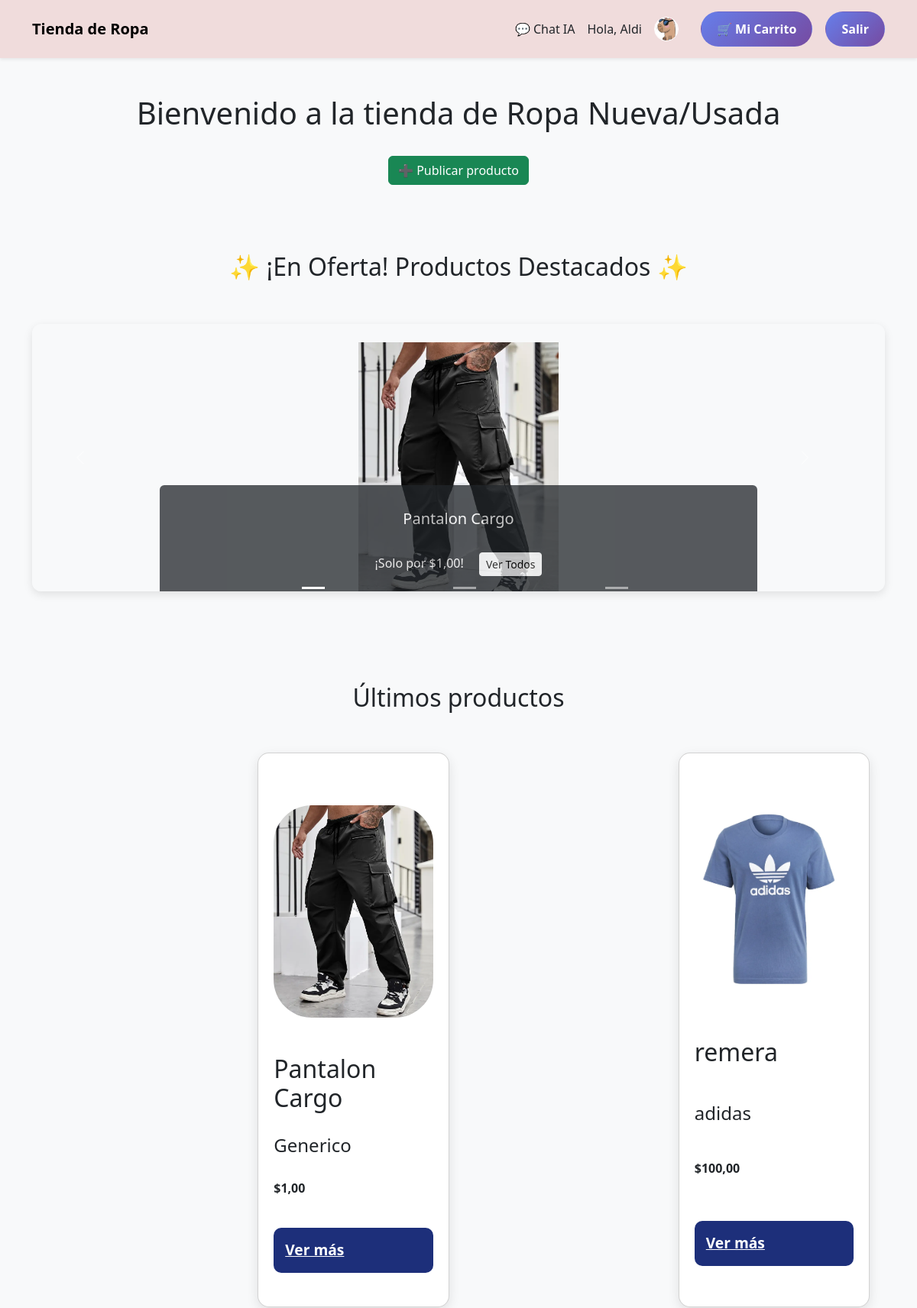
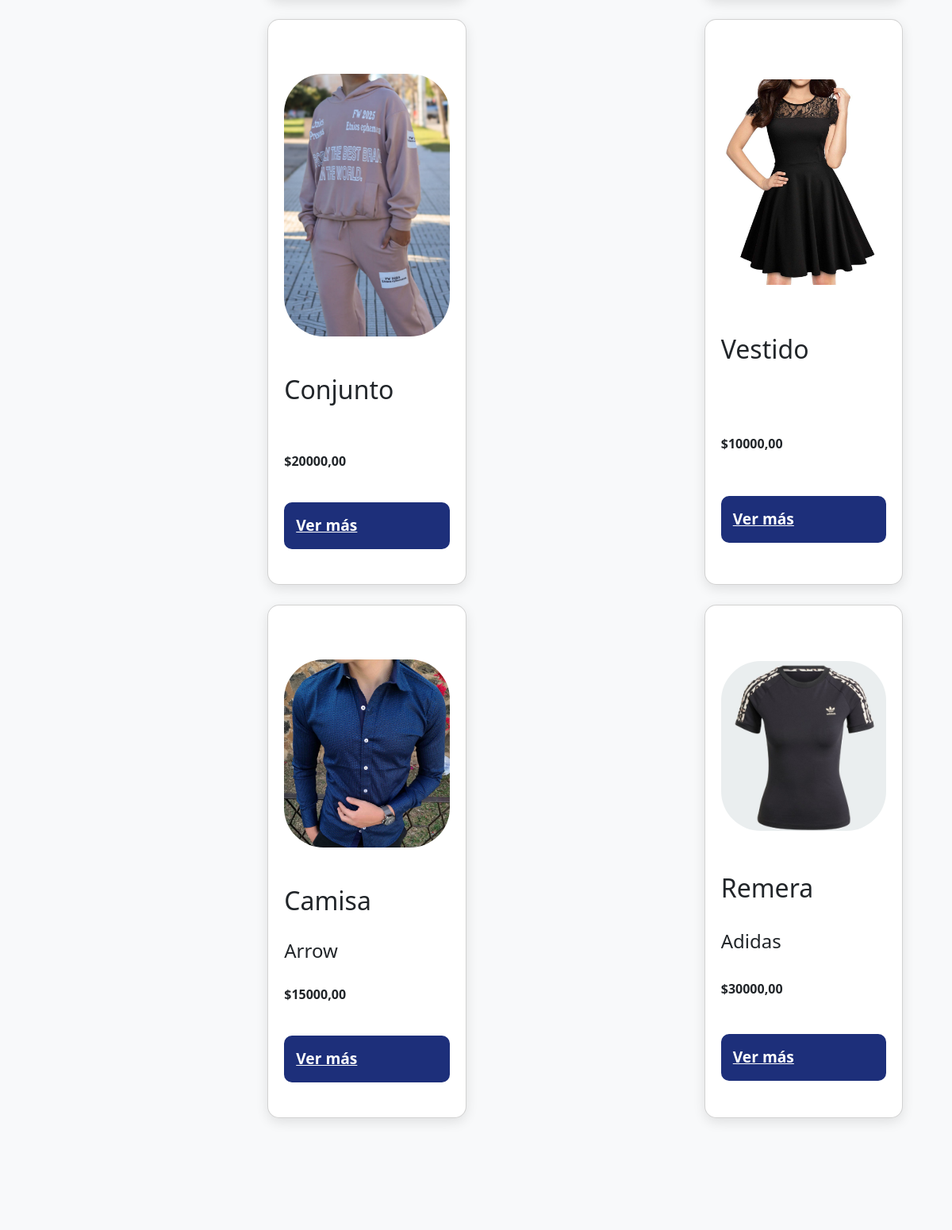
The page / (signed in, upper part) on the database its author committed (2 pictures, top to bottom).
### perfil/models.py (models this page shows, shortened)
class Profile(models.Model):
    user = models.OneToOneField(User, on_delete=models.CASCADE)
    bio = models.TextField(blank=True)
    website = models.URLField(blank=True, null=True)
    avatar = models.ImageField(
        default='profile_pics/default.png', # Ruta a tu imagen por defecto
        upload_to='profile_pics',           # Cambiado a 'profile_pics' (más común)
        blank=True,
        null=True
    )
    display_name = models.CharField(max_length=50, blank=True, null=True)

### productos/models.py (models this page shows, shortened)
class Product(models.Model):
    seller = models.ForeignKey(settings.AUTH_USER_MODEL, on_delete=models.CASCADE, related_name="products")
    title = models.CharField(max_length=200)
    description = models.TextField(blank=True)
    nuevo = models.BooleanField(default=True)
    marca = models.CharField(max_length=100, blank=True, default="Generico")
    price = models.DecimalField(max_digits=12, decimal_places=2)
    created_at = models.DateTimeField(auto_now_add=True)
    active = models.BooleanField(default=True)
    stock = models.PositiveIntegerField(default=1)  # nuevo campo
    image = models.ImageField(upload_to="product_images/", blank=True, null=True)  # opcional
    updated_at = models.DateTimeField(auto_now=True)  # fecha de última modificación

### core/views.py (the view)
# urls.py: path("", home, name="home"),
def home(request):
    products = Product.objects.filter(active=True).order_by("-created_at")[:6]  # últimos 6
    return render(request, "home.html", {"products": products})

### templates/home.html (shortened to what this page needs)
{% extends "base.html" %}
{% load socialaccount %}
{% block content %}
<div class="home-container text-center">     <h1 class="home-title">Bienvenido a la tienda de Ropa Nueva/Usada</h1>
    {% if not user.is_authenticated %}
        <p>Iniciá sesión para comprar, vender o intercambiar productos</p>
        <div class="social-login d-flex justify-content-center">
            <a href="{% provider_login_url 'google' %}" role="button" class="btn-social google me-2">
                <i class="fab fa-google"></i>
            </a>
            <a href="{% provider_login_url 'github' %}" role="button" class="btn-social github">
                <i class="fab fa-github"></i>
            </a>
        </div>
    {% else %}
        {% if user.is_authenticated %}
        <p><a href="{% url 'productos:product-create' %}" class="btn btn-success">➕ Publicar producto</a></p>
        {% endif %}
        <div class="mb-5 mt-4">
                    <h2 class="section-title">✨ ¡En Oferta! Productos Destacados ✨</h2>
            <div id="productCarousel" class="carousel slide" data-bs-ride="carousel">
                <div class="carousel-indicators">
                    {% for product in products|slice:":3" %}
                    <button type="button"
                            data-bs-target="#productCarousel"
                            data-bs-slide-to="{{ forloop.counter0 }}"
                            class="{% if forloop.first %}active{% endif %}"
                            aria-label="Slide {{ forloop.counter }}">
                    </button>
                    {% endfor %}
                </div>
                <div class="carousel-inner" style="border-radius: 12px; box-shadow: 0 4px 12px rgba(0, 0, 0, 0.1);">
                    {% for product in products|slice:":3" %}
                    <div class="carousel-item {% if forloop.first %}active{% endif %}" style="min-height: 350px;">
                        {% if product.image %}
                            <img src="{{ product.image.url }}"
                              class="d-block w-100"
                              style="max-height: 350px; object-fit: contain; background-color: #f8f9fa;"
                             alt="{{ product.title }}">
                        {% else %}
                            <div class="d-block w-100 bg-secondary text-white text-center d-flex align-items-center justify-content-center" style="height: 350px; border-radius: 12px 12px 0 0;">
                                <h3>Producto Sin Imagen</h3>
                            </div>
                        {% endif %}
                        <div class="carousel-caption d-none d-md-block bg-dark opacity-75 p-2 rounded">
                            <h5>{{ product.title }}</h5>
                            <p>¡Solo por ${{ product.price }}! <a href="{% url 'productos:product-list' %}" class="btn btn-sm btn-light ms-3">Ver Todos</a></p>
                        </div>
                    </div>
                    {% endfor %}
                </div>
                <button class="carousel-control-prev" type="button" data-bs-target="#productCarousel" data-bs-slide="prev">
                    <span class="carousel-control-prev-icon" aria-hidden="true"></span>
                </button>
                <button class="carousel-control-next" type="button" data-bs-target="#productCarousel" data-bs-slide="next">
                    <span class="carousel-control-next-icon" aria-hidden="true"></span>
                </button>
            </div>
        </div>
        <h2 class="section-title">Últimos productos</h2>
        <div class="card-grid">
            {% for product in products %}
            <div class="card">
                <div class="card-image">
                    {% if product.image %}
                        <img src="{{ product.image.url }}" alt="{{ product.title }}" class="product-image">
                    {% else %}
                        <div class="no-image"></div>
                    {% endif %}
                </div>
                <h2>{{ product.title }}</h2>
                <h4>{{ product.marca }}</h4>
                <p><strong>${{ product.price }}</strong></p>
                <a href="{% url 'productos:product-list' %}" class="btn-primary">Ver más</a>
            </div>
            {% empty %}
                <p>No hay productos publicados todavía.</p>
            {% endfor %}
        </div>
    {% endif %}
    </div>
{% endblock %}

### templates/base.html (shortened to what this page needs)
{% load static %}
<!doctype html>
<html lang="es">
<head>
    <link href="https://cdn.jsdelivr.net/npm/bootstrap@5.3.8/dist/css/bootstrap.min.css" rel="stylesheet">
    <link rel="stylesheet" href="https://cdnjs.cloudflare.com/ajax/libs/font-awesome/6.5.0/css/all.min.css">
    <link rel="stylesheet" href="{% static 'core/style.css' %}">
</head>
<body class="bg-light">
  <nav id="main-navbar" class="navbar navbar-expand-lg navbar-light shadow-sm">
        <div class="container">
            <a class="navbar-brand fw-bold" href="{% url 'home' %}">Tienda de Ropa</a>
            <div class="collapse navbar-collapse justify-content-end" id="navbarNav">
                <ul class="navbar-nav align-items-center">
                    <li class="nav-item me-2">
                        <a href="{% url 'chat_ai:ai-chat' %}" class="nav-link text-dark">
                            💬 Chat IA
                        </a>
                    </li>
                    {% if user.is_authenticated %}
                        <li class="nav-item me-3 text-dark">
                            Hola,
                            {% if user.profile.display_name %}
                                {{ user.profile.display_name }}
                            {% else %}
                                {{ user.username }}
                            {% endif %}
                        </li>
                        <li class="nav-item me-3">
                            <a href="{% url 'perfil:profile-update' %}" class="nav-link p-0">
                                <img src="
                                    {% if user.profile.avatar and user.profile.avatar.name %}
                                        {{ user.profile.avatar.url }}
                                    {% else %}
                                        {% get_media_prefix %}profile_pics/default.png
                                    {% endif %}
                                    "
                                    alt="Avatar"
                                    class="rounded-circle border border-1 border-white"
                                    width="32" height="32"
                                    style="object-fit: cover;">
                            </a>
                        </li>
                        <li class="btn text-white">
                            <a href="{% url 'productos:view_cart' %}" class="btn btn-logout">🛒 Mi Carrito</a>
                        </li>
                        <li class="nav-item">
                            <a href="{% url 'account_logout' %}" class="btn btn-logout">Salir</a>
                        </li>
                    {% else %}
                        <li class="nav-item">
                            <a href="{% url 'account_login' %}" class="btn btn-logout">Entrar</a>
                        </li>
                    {% endif %}
                </ul>
            </div>
        </div>
    </nav>
    <main class="container my-4">
        {% block content %}{% endblock %}
    </main>
</body>
</html>

### core/static/core/style.css (style rules this page uses)
.btn-logout { background: linear-gradient(135deg, #667eea 0%, #764ba2 100%); color: white; padding: 10px 20px; border-radius: 25px; text-decoration: none; font-weight: bold; transition: transform 0.2s ease; display: inline-block; }
.card-grid { display: grid; grid-template-columns: repeat(4, 1fr); gap: 25px; padding: 20px; max-width: 1400px; margin: 0 auto; }
.card { background: white; border-radius: 15px; padding: 20px; box-shadow: 0 5px 15px rgba(0,0,0,0.1); transition: transform 0.3s ease; text-align: right; height: 100%; display: flex; flex-direction: column; justify-content: space-between; text-align: left; }
.product-image { max-width: 100%; max-height: 100%; object-fit: contain; border-radius: 50px; }
.card h2, .card h4 { margin-top: 0; margin-bottom: 5px; }
.btn-primary { width: 100%; padding: 15px; font-size: 1.2em; font-weight: bold; background: #1d2f7a; color: white; border: none; border-radius: 10px; cursor: pointer; transition: transform 0.2s ease; }
main.container { display: block !important; }
#productCarousel .carousel-inner { height: 350px; max-height: 350px; overflow: hidden; }
#productCarousel .carousel-item img { height: 100%; width: auto; object-fit: contain; }
#main-navbar { background-color: #F0DCDC !important; }

### rows shown on the page
Product: image (picture), title "Pantalon Cargo", price "1,00", marca "Generico"
Product: image (picture), title "remera", marca "adidas", price "100,00"
Product: image (picture), title "Conjunto", price "20000,00"
Product: image (picture), title "Vestido", price "10000,00"
Product: image (picture), title "Camisa", marca "Arrow", price "15000,00"
Product: image (picture), title "Remera", marca "Adidas", price "30000,00"

### other values the page prints
{{ user.profile.display_name }} "Aldi"
